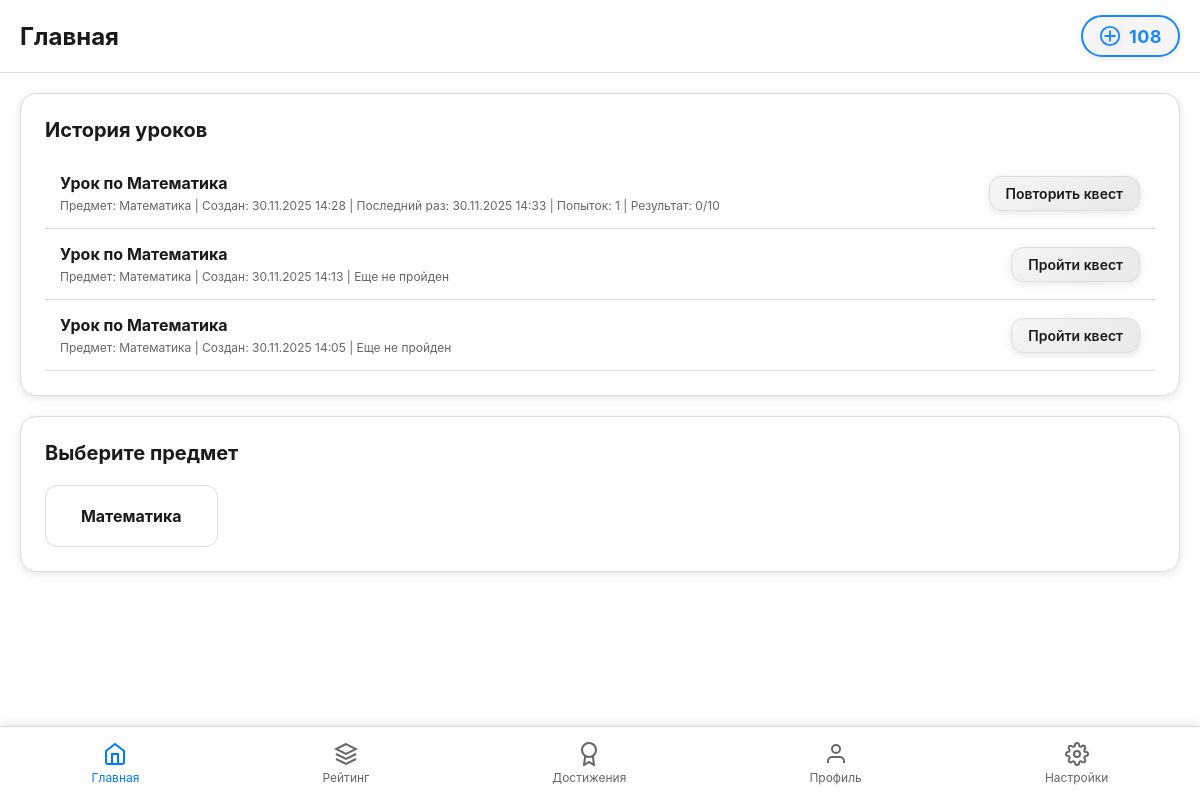
The app's page /main (signed in) with its own data.
### models.py (models this page shows, shortened)
class User(UserMixin, db.Model):
    id = db.Column(db.Integer, primary_key=True)
    email = db.Column(db.String(120), unique=True, nullable=False)
    password_hash = db.Column(db.String(255), nullable=True)  # Nullable for OAuth users
    first_name = db.Column(db.String(50), nullable=False)
    last_name = db.Column(db.String(50), nullable=False)
    role = db.Column(
        db.String(20), nullable=False, default="student"
    )  # student, teacher, administrator, parent, expert
    tokens = db.Column(db.Integer, default=100)
    selected_expert_id = db.Column(
        db.Integer, db.ForeignKey("expert.id"), nullable=True
    )
    theme = db.Column(db.String(20), default="light")  # light, dark, base
    last_daily_reward = db.Column(db.DateTime, nullable=True)
    email_verified = db.Column(db.Boolean, default=False)
    github_id = db.Column(db.String(50), unique=True, nullable=True)
    google_id = db.Column(db.String(50), unique=True, nullable=True)
    parent_id = db.Column(
        db.Integer, db.ForeignKey("user.id"), nullable=True
    )  # Parent for student
    teacher_id = db.Column(
        db.Integer, db.ForeignKey("user.id"), nullable=True
    )  # Teacher for student
    api_key = db.Column(db.String(255), nullable=True)
    selected_model = db.Column(
        db.String(100), nullable=True, default="x-ai/grok-4.1-fast:free"
    )
    created_at = db.Column(db.DateTime, default=datetime.utcnow)
    rating = db.Column(db.Integer, default=0)  # Total rating (points)
    total_quizzes = db.Column(db.Integer, default=0)  # Number of quizzes taken
    total_correct_answers = db.Column(db.Integer, default=0)  # Total correct answers
    total_answers = db.Column(db.Integer, default=0)  # Total answers
    tutorial_completed = db.Column(db.Boolean, default=False)  # Обязательное обучение пройдено
    expert = db.relationship(
        "Expert", backref="users", foreign_keys=[selected_expert_id]
    )
    lessons = db.relationship("Lesson", backref="user", lazy=True)
    achievements = db.relationship("UserAchievement", backref="user", lazy=True)
    token_transactions = db.relationship("TokenTransaction", backref="user", lazy=True)
    parent = db.relationship(
        "User", remote_side=[id], backref="children", foreign_keys=[parent_id]
    )
    teacher = db.relationship(
        "User", remote_side=[id], backref="students", foreign_keys=[teacher_id]
    )

class Lesson(db.Model):
    id = db.Column(db.Integer, primary_key=True)
    uuid = db.Column(db.String(36), unique=True, nullable=False, default=lambda: str(uuid.uuid4()))
    title = db.Column(db.String(200), nullable=False)
    material_text = db.Column(db.Text, nullable=True)
    material_image = db.Column(db.String(255), nullable=True)
    explanation_audio = db.Column(db.String(255), nullable=True)
    subject_id = db.Column(db.Integer, db.ForeignKey("subject.id"), nullable=False)
    created_by = db.Column(db.Integer, db.ForeignKey("user.id"), nullable=False)
    created_at = db.Column(db.DateTime, default=datetime.utcnow)
    quiz = db.relationship("Quiz", backref="lesson", uselist=False, lazy=True)

class Subject(db.Model):
    id = db.Column(db.Integer, primary_key=True)
    name = db.Column(db.String(100), nullable=False)
    description = db.Column(db.Text, nullable=True)
    created_by = db.Column(db.Integer, db.ForeignKey("user.id"), nullable=True)
    created_at = db.Column(db.DateTime, default=datetime.utcnow)
    lessons = db.relationship("Lesson", backref="subject", lazy=True)

class QuizAttempt(db.Model):
    id = db.Column(db.Integer, primary_key=True)
    user_id = db.Column(db.Integer, db.ForeignKey("user.id"), nullable=False)
    quiz_id = db.Column(db.Integer, db.ForeignKey("quiz.id"), nullable=False)
    lesson_id = db.Column(db.Integer, db.ForeignKey("lesson.id"), nullable=False)
    score = db.Column(db.Integer, default=0)  # Количество правильных ответов
    total_questions = db.Column(db.Integer, default=0)  # Всего вопросов
    completed_at = db.Column(db.DateTime, default=datetime.utcnow)
    is_first_attempt = db.Column(db.Boolean, default=True)  # Первая попытка (с наградами)
    user = db.relationship("User", backref="quiz_attempts")
    quiz = db.relationship("Quiz", backref="attempts")
    lesson = db.relationship("Lesson", backref="attempts")

### routes.py (the view)
@app.route('/')
@app.route('/main')
@login_required
def main():
    if not current_user.tutorial_completed:
        return redirect(url_for('tutorial'))
    subjects = Subject.query.all()
    experts = Expert.query.all()
    created_lessons = Lesson.query.filter_by(created_by=current_user.id).order_by(Lesson.created_at.desc()).all()
    lesson_attempts = QuizAttempt.query.filter_by(user_id=current_user.id).order_by(QuizAttempt.completed_at.desc()).all()
    lessons_history = {}
    for lesson in created_lessons:
        if lesson.id not in lessons_history:
            attempt = QuizAttempt.query.filter_by(user_id=current_user.id, lesson_id=lesson.id).order_by(QuizAttempt.completed_at.desc()).first()
            attempts_count = QuizAttempt.query.filter_by(user_id=current_user.id, lesson_id=lesson.id).count()
            lessons_history[lesson.id] = {
                'lesson': lesson,
                'last_attempt': attempt,
                'attempts_count': attempts_count,
                'is_created': True
            }
    for attempt in lesson_attempts:
        if attempt.lesson_id not in lessons_history:
            lesson = Lesson.query.get(attempt.lesson_id)
            if lesson:
                attempts_count = QuizAttempt.query.filter_by(user_id=current_user.id, lesson_id=attempt.lesson_id).count()
                lessons_history[attempt.lesson_id] = {
                    'lesson': lesson,
                    'last_attempt': attempt,
                    'attempts_count': attempts_count,
                    'is_created': False
                }
    lessons_history_list = list(lessons_history.values())
    def get_sort_date(item):
        if item['last_attempt']:
            return item['last_attempt'].completed_at
        return item['lesson'].created_at
    lessons_history_list.sort(key=get_sort_date, reverse=True)
    return render_template('main.html', subjects=subjects, experts=experts, lessons_history=lessons_history_list)

### app.py (called while the page is built)
@login_manager.user_loader
def load_user(user_id):
    try:
        return User.query.get(int(user_id))
    except (ValueError, TypeError):
        return None

### templates/main.html (shortened to what this page needs)
{% extends "base.html" %}
{% block content %}
<div class="header">
    <h2>Главная</h2>
    <div class="tokens-display">
        <svg xmlns="http://www.w3.org/2000/svg" width="20" height="20" viewBox="0 0 24 24" fill="none" stroke="currentColor" stroke-width="2">
            <circle cx="12" cy="12" r="10"></circle>
            <path d="M12 6v6m0 0v6m0-6h6m-6 0H6"></path>
        </svg>
        <span id="tokens-count">{{ current_user.tokens }}</span>
    </div>
</div>
<div class="container">
    <div class="card mb-20">
        <h3 class="card-title">История уроков</h3>
        {% if lessons_history and lessons_history|length > 0 %}
        <div class="lessons-history-list">
            {% for item in lessons_history %}
            <div class="lesson-history-item" style="padding: 15px; border-bottom: 1px solid var(--border); display: flex; justify-content: space-between; align-items: center;">
                <div style="flex: 1;">
                    <h4 style="margin: 0 0 5px 0; color: var(--text-primary);">{{ item.lesson.title }}</h4>
                    <p style="margin: 0; font-size: 12px; color: var(--text-secondary);">
                        Предмет: {{ item.lesson.subject.name }} |
                        {% if item.is_created %}
                        Создан: {{ item.lesson.created_at.strftime('%d.%m.%Y %H:%M') }} |
                        {% endif %}
                        {% if item.last_attempt %}
                        Последний раз: {{ item.last_attempt.completed_at.strftime('%d.%m.%Y %H:%M') }} |
                        Попыток: {{ item.attempts_count }} |
                        Результат: {{ item.last_attempt.score }}/{{ item.last_attempt.total_questions }}
                        {% else %}
                        <span style="color: var(--text-secondary);">Еще не пройден</span>
                        {% endif %}
                    </p>
                </div>
                <div style="display: flex; gap: 10px;">
                    {% if item.lesson.quiz %}
                    <a href="{{ url_for('quiz_page', quiz_id=item.lesson.quiz.id) }}{% if item.last_attempt %}?retry=true{% endif %}"
                       class="btn btn-secondary"
                       style="padding: 8px 16px; font-size: 14px;">
                        {% if item.last_attempt %}Повторить квест{% else %}Пройти квест{% endif %}
                    </a>
                    {% endif %}
                </div>
            </div>
            {% endfor %}
        </div>
        {% else %}
        <div style="padding: 40px; text-align: center; color: var(--text-secondary);">
            <p style="font-size: 16px; margin: 0;">Вы еще не создали урок</p>
        </div>
        {% endif %}
    </div>
    <div class="card">
        <h3 class="card-title">Выберите предмет</h3>
        <div class="subjects-grid">
            {% for subject in subjects %}
            <div class="subject-card" onclick="window.location.href='{{ url_for('lesson_page', subject_id=subject.id) }}'">
                <h4>{{ subject.name }}</h4>
            </div>
            {% endfor %}
        </div>
    </div>
</div>
{% endblock %}

### static/css/themes.css (style rules this page uses)
:root[data-theme="light"] { --bg-primary: #ffffff; --bg-secondary: #f5f5f5; --bg-tertiary: #e8e8e8; --text-primary: #1a1a1a; --text-secondary: #666666; --accent: #007bff; --accent-hover: #0056b3; --accent-dark: #004085; --accent-rgb: 0, 123, 255; --border: #dddddd; --border-color: #dddddd; --success: #28a745; --error: #dc3545; --card-bg: #ffffff; --card-bg-secondary: #f8f9fa; --shadow: rgba(0, 0, 0, 0.1); }
body { background-color: var(--bg-primary); color: var(--text-primary); transition: background-color 0.3s, color 0.3s; }
.card { background-color: var(--card-bg); border: 1px solid var(--border); box-shadow: 0 2px 8px var(--shadow); }

### static/css/main.css (style rules this page uses)
* { margin: 0; padding: 0; box-sizing: border-box; }
body { font-family: -apple-system, BlinkMacSystemFont, 'Segoe UI', Roboto, Oxygen, Ubuntu, Cantarell, sans-serif; background-color: var(--bg-primary); color: var(--text-primary); min-height: 100vh; padding-bottom: 80px; }
.container { max-width: 100%; padding: 20px; margin: 0 auto; }
.header { display: flex; justify-content: space-between; align-items: center; padding: 15px 20px; background-color: var(--card-bg); border-bottom: 1px solid var(--border); position: sticky; top: 0; z-index: 100; }
.tokens-display { display: flex; align-items: center; gap: 8px; font-weight: 700; color: var(--accent); padding: 8px 16px; border-radius: 25px; background-color: var(--bg-secondary); border: 2px solid var(--accent); opacity: 0.9; box-shadow: 0 2px 8px var(--shadow); transition: all 0.3s ease; position: relative; overflow: hidden; }
.tokens-display::before { content: ''; position: absolute; top: 0; left: -100%; width: 100%; height: 100%; background: linear-gradient(90deg, transparent, rgba(255, 255, 255, 0.2), transparent); transition: left 0.5s; }
.tokens-display svg { width: 22px; height: 22px; filter: drop-shadow(0 2px 4px var(--shadow)); z-index: 1; position: relative; }
.tokens-display span { font-size: 18px; letter-spacing: 0.5px; z-index: 1; position: relative; }
.card { background-color: var(--card-bg); border-radius: 16px; padding: 24px; margin-bottom: 20px; border: 1px solid var(--border); box-shadow: 0 2px 8px var(--shadow); transition: all 0.3s ease; }
.card-title { font-size: 20px; font-weight: 700; margin-bottom: 16px; color: var(--text-primary); display: flex; align-items: center; gap: 10px; }
.btn { padding: 12px 24px; border: none; border-radius: 12px; font-size: 16px; font-weight: 600; cursor: pointer; transition: all 0.3s ease; display: inline-block; text-align: center; text-decoration: none; box-shadow: 0 2px 8px rgba(0, 0, 0, 0.1); position: relative; overflow: hidden; }
.btn::before { content: ''; position: absolute; top: 50%; left: 50%; width: 0; height: 0; border-radius: 50%; background: rgba(255, 255, 255, 0.2); transform: translate(-50%, -50%); transition: width 0.6s, height 0.6s; }
.btn-secondary { background: linear-gradient(135deg, var(--bg-secondary) 0%, var(--bg-tertiary) 100%); color: var(--text-primary); border: 1px solid var(--border); box-shadow: 0 2px 8px rgba(0, 0, 0, 0.1); }
.subjects-grid { display: grid; grid-template-columns: repeat(auto-fill, minmax(150px, 1fr)); gap: 15px; margin-top: 20px; }
.subject-card { background-color: var(--card-bg); border: 1px solid var(--border); border-radius: 12px; padding: 20px; text-align: center; cursor: pointer; transition: all 0.3s; }
.mb-20 { margin-bottom: 20px; }

### records on screen
User: tokens "108"
Lesson: lesson "Урок по Математика", lesson.created_at "30.11.2025 14:28"
Subject: lesson.subject.name "Математика" "Математика" "Математика", name "Математика"
QuizAttempt: last_attempt.completed_at "30.11.2025 14:33", last_attempt.score "0", last_attempt.total_questions "10"
Lesson: lesson "Урок по Математика", lesson.created_at "30.11.2025 14:13"
Lesson: lesson "Урок по Математика", lesson.created_at "30.11.2025 14:05"

### other values on screen
{{ item.attempts_count }} "1"
